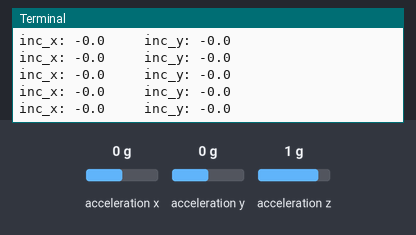
A program run on a simulated Raspberry Pi (BCM pin numbers). Shown: the last lines printed to the terminal. The test bench sets the inputs (shaded band); at power-on: acceleration z 1 g, acceleration x 0 g, acceleration y 0 g. The clock reads 2024-03-15 10:24:30 at power-on unless the program sets it.

Above: at 1.2 s.
1.3 s: acceleration z set to -1.4 g
At 1.56 s:
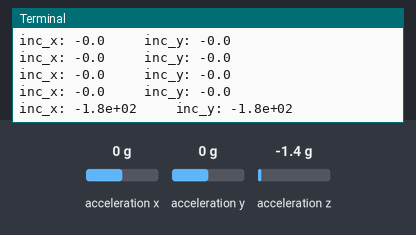
2.9 s: acceleration x set to -1.4 g
At 2.97 s:
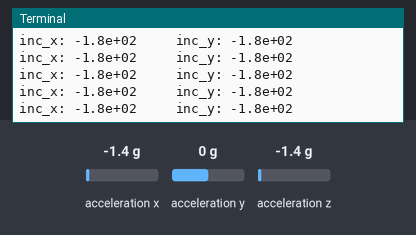
4.4 s: acceleration y set to -1.4 g
At 4.57 s:
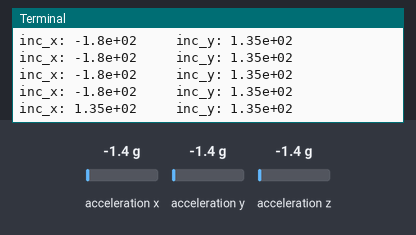

The program:

GyroInterface.py
```python
'''
Gyro library

makes use of Adafruits MPU6050 module:
https://github.com/adafruit/Adafruit_CircuitPython_MPU6050
'''

import numpy as np
import time

# conditional import to make this script runnable without connected hardware
try:
    import board
    import busio
    import adafruit_mpu6050
except OSError as err:
    print("[GyroInterface] OS error: {0}. "\
          "Did you enable I2C in Raspberry config?".format(err))
except ModuleNotFoundError:
    print("[GyroInterface] adafruit_mpu6050 module not found. "\
          "Creating dummy module for tests. Did you download the submodule?")
    # dummy module
    class GyroInterface:
        def __init__(self):
            pass

        def get_inclination(self):
            return 0.0, 0.0
else:
    class GyroInterface:
        def __init__(self):
            self.i2c = busio.I2C(board.SCL, board.SDA)
            self.mpu = adafruit_mpu6050.MPU6050(self.i2c)

            # settings for filtering if data becomes too noisy:
            # self.mpu.cycle_Rate = adafruit_mpu6050.Rate.CYCLE_5_HZ
            self.mpu.filter_bandwidth = adafruit_mpu6050.Bandwidth.BAND_5_HZ

            # own LP filter
            self.f_cut = 1.0 # Hz
            self.last_inc_x = 0.0
            self.last_inc_y = 0.0
            self.last_time = time.time()


        def get_inclination(self):
            '''return inclination measured around x and y'''
            acc_x, acc_y, acc_z = self.mpu.acceleration
            inc_x = -np.arctan2(acc_y, acc_z) * 360/(2*np.pi)
            inc_y = -np.arctan2(acc_x, acc_z) * 360/(2*np.pi)

            return inc_x, inc_y


if __name__ == "__main__":
    import time
    gyro = GyroInterface()

    while True:
        angle_x, angle_y = gyro.get_inclination()
        print(f"inc_x: {angle_x:.3}     inc_y: {angle_y:.3}")
        time.sleep(0.2)

    
```

Measured:
- after the input at 1.3 s, the terminal: prints a new line after 0.11 s (image 1)
- after the input at 4.4 s, the terminal: prints a new line at once (image 3)
